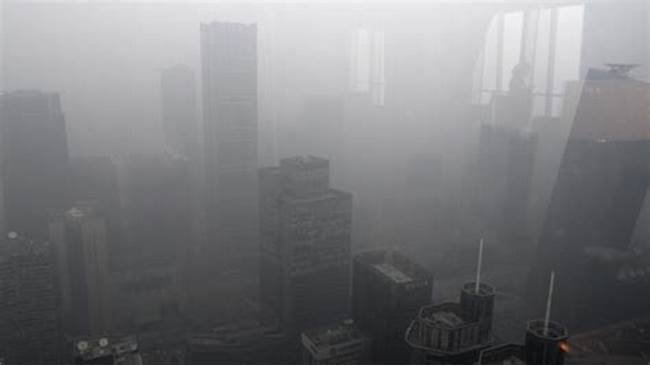
#> input picture dataset/hazy_images/img1.jpg, 650 x 366 px; its folder holds only this picture in this run
$ python dehaze_data.py
#> lines starting #> are read from the running program, lines starting #| are printed output that depends on the picture; after the words box and inside, x2 and y2 are one past the last pixel; in counts of white or black regions, pixels touching at a corner belong together
#> further down, img is the input picture: shape (366, 650, 3); mean B, G, R 125.4, 123, 122.6
import os
import cv2
import numpy as np

def dehaze(image: np.array):
    image_gray = cv2.cvtColor(image, cv2.COLOR_BGR2GRAY)

    f = np.fft.fft2(image_gray)
    f_shift = np.fft.fftshift(f)

    rows, cols = image_gray.shape
#> rows = 366; cols = 650
    crow, ccol = rows//2, cols//2
#> crow = 183; ccol = 325
    radius = 50
    mask = np.full((rows, cols), 1, np.uint8)
    cv2.circle(mask, (crow, ccol), radius, 0, -1)
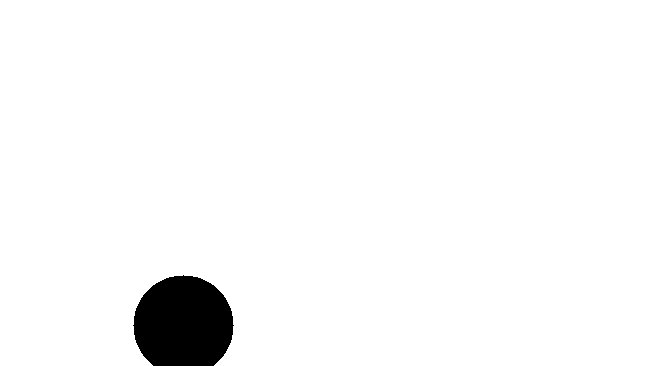
#> mask: shape (366, 650); values 0 (black) and 1 (white), 96.9% white; 1 black region, box (x1, y1, x2, y2) and area: (133, 275, 234, 366) 7469
    mask = np.fft.fftshift(mask)

    f_shift_filtered = f_shift * mask
    f_filtered = np.fft.ifftshift(f_shift_filtered)
    image_dehazed_gray = np.abs(np.fft.ifft2(f_filtered))
    image_dehazed_gray = cv2.normalize(image_dehazed_gray, None, 0, 255, cv2.NORM_MINMAX)
    image_dehazed_gray = np.uint8(image_dehazed_gray)

    image_dehazed = cv2.cvtColor(image_dehazed_gray, cv2.COLOR_GRAY2BGR)

    sigma_color = 10
    sigma_space = 10
    image_dehazed = cv2.bilateralFilter(image_dehazed, -1, sigma_color, sigma_space)

    image_dehazed_gray = cv2.cvtColor(image_dehazed, cv2.COLOR_BGR2GRAY)

    image_dehazed_gray = cv2.normalize(image_dehazed_gray, None, 0, 255, cv2.NORM_MINMAX)

    return image_dehazed_gray

source = "./dataset/hazy_images/"
dest = "./dataset/dehazed_images/"
images = os.listdir(source)
for image in images:
    img = cv2.imread(source+image)
    destination = (dest+image[:-4]+"_dehazed"+image[-4:])
    cv2.imwrite(destination,dehaze(img))

$ run again, on dataset/hazy_images/img13.jpg
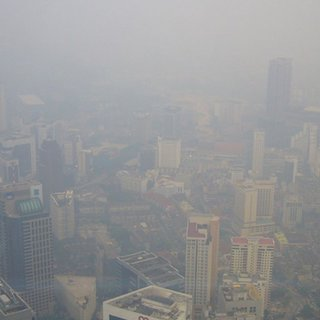
#> input picture dataset/hazy_images/img13.jpg, 320 x 320 px
#> img is the input picture: shape (320, 320, 3); mean B, G, R 151.4, 150.4, 149.7
#> in dehaze, `cv2.circle(mask, (crow, ccol), radius, 0, -1)`:
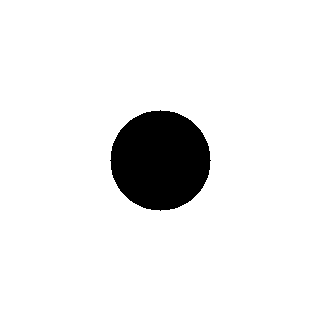
#> mask: shape (320, 320); values 0 (black) and 1 (white), 92.3% white; 1 black region, box (x1, y1, x2, y2) and area: (110, 110, 211, 211) 7845
#> in dehaze, `image_dehazed_gray = cv2.normalize(image_dehazed_gray, None, 0, 255, c..`:
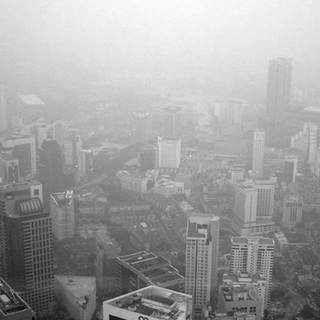
#> image_dehazed_gray: shape (320, 320) float64; min -1.41e-14, max 255, mean 161.6; drawn with min black and max white

$ run again, on dataset/hazy_images/img14.jpg
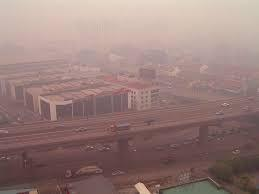
#> input picture dataset/hazy_images/img14.jpg, 259 x 194 px
#> img is the input picture: shape (194, 259, 3); mean B, G, R 121.9, 125.4, 151.4
#> in dehaze, `cv2.circle(mask, (crow, ccol), radius, 0, -1)`:
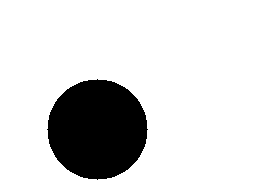
#> mask: shape (194, 259); values 0 (black) and 1 (white), 84.4% white; 1 black region, box (x1, y1, x2, y2) and area: (47, 79, 148, 180) 7845
#> in dehaze, `image_dehazed_gray = cv2.normalize(image_dehazed_gray, None, 0, 255, c..`:
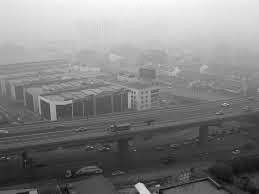
#> image_dehazed_gray: shape (194, 259) float64; min -2.25e-15, max 255, mean 130.1; drawn with min black and max white

$ run again, on dataset/hazy_images/img15.jpg
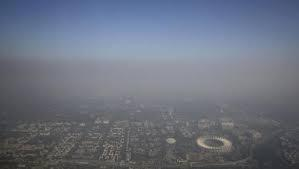
#> input picture dataset/hazy_images/img15.jpg, 299 x 169 px
#> img is the input picture: shape (169, 299, 3); mean B, G, R 127.8, 113.6, 107.1
#> in dehaze, `cv2.circle(mask, (crow, ccol), radius, 0, -1)`:
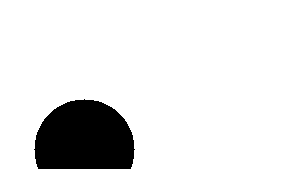
#> mask: shape (169, 299); values 0 (black) and 1 (white), 88.5% white; 1 black region, box (x1, y1, x2, y2) and area: (34, 99, 135, 169) 5820
#> in dehaze, `image_dehazed_gray = cv2.normalize(image_dehazed_gray, None, 0, 255, c..`:
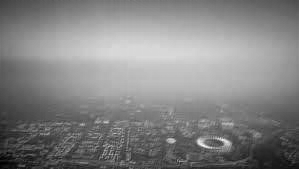
#> image_dehazed_gray: shape (169, 299) float64; min 2.87e-15, max 255, mean 132

$ run again, on dataset/hazy_images/img10.jpg
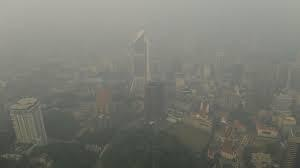
#> input picture dataset/hazy_images/img10.jpg, 300 x 168 px
#> img is the input picture: shape (168, 300, 3); mean B, G, R 112.9, 120.6, 119.6
#> in dehaze, `cv2.circle(mask, (crow, ccol), radius, 0, -1)`:
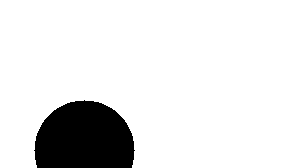
#> mask: shape (168, 300); values 0 (black) and 1 (white), 88.8% white; 1 black region, box (x1, y1, x2, y2) and area: (34, 100, 135, 168) 5634
#> in dehaze, `image_dehazed_gray = cv2.normalize(image_dehazed_gray, None, 0, 255, c..`:
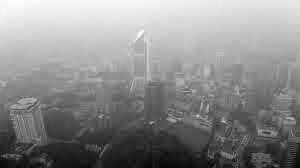
#> image_dehazed_gray: shape (168, 300) float64; min -2.44e-16, max 255, mean 139.7; drawn with min black and max white
